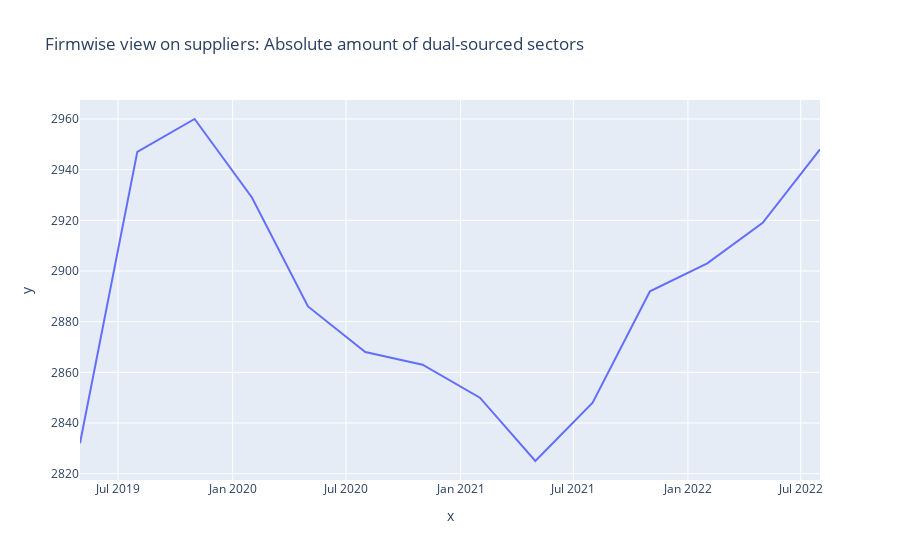

Write notebook code for a chart like this one.
### Code cell
px.line(x=dates, y=abs_amnt_dual_sourcing, title='Firmwise view on suppliers: Absolute amount of dual-sourced sectors')

### Figure 1 — Plotly figure (JSON) as saved in the notebook; plotly's stock layout.template omitted (floating-point values rounded to 4 significant figures)
{"data": [{"hovertemplate": "x=%{x}<br>y=%{y}<extra></extra>", "legendgroup": "", "line": {"color": "#636efa", "dash": "solid"}, "marker": {"symbol": "circle"}, "mode": "lines", "name": "", "orientation": "v", "showlegend": false, "type": "scatter", "x": ["2019-05-01T00:00:00", "2019-08-01T00:00:00", "2019-11-01T00:00:00", "2020-02-01T00:00:00", "2020-05-01T00:00:00", "2020-08-01T00:00:00", "2020-11-01T00:00:00", "2021-02-01T00:00:00", "2021-05-01T00:00:00", "2021-08-01T00:00:00", "2021-11-01T00:00:00", "2022-02-01T00:00:00", "2022-05-01T00:00:00", "2022-08-01T00:00:00"], "xaxis": "x", "y": [2832, 2947, 2960, 2929, 2886, 2868, 2863, 2850, 2825, 2848, 2892, 2903, 2919, 2948], "yaxis": "y"}], "layout": {"legend": {"tracegroupgap": 0}, "title": {"text": "Firmwise view on suppliers: Absolute amount of dual-sourced sectors"}, "xaxis": {"anchor": "y", "domain": [0, 1], "title": {"text": "x"}}, "yaxis": {"anchor": "x", "domain": [0, 1], "title": {"text": "y"}}}}
